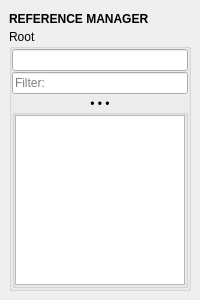
<?xml version="1.0" encoding="UTF-8"?>
<ui version="4.0">
 <class>QtUi</class>
 <widget class="QMainWindow" name="QtUi">
  <property name="enabled">
   <bool>true</bool>
  </property>
  <property name="geometry">
   <rect>
    <x>0</x>
    <y>0</y>
    <width>200</width>
    <height>300</height>
   </rect>
  </property>
  <property name="tabShape">
   <enum>QTabWidget::Triangular</enum>
  </property>
  <property name="dockNestingEnabled">
   <bool>true</bool>
  </property>
  <property name="dockOptions">
   <set>QMainWindow::AllowNestedDocks|QMainWindow::AllowTabbedDocks|QMainWindow::AnimatedDocks|QMainWindow::ForceTabbedDocks</set>
  </property>
  <widget class="QWidget" name="central_widget">
   <property name="minimumSize">
    <size>
     <width>200</width>
     <height>130</height>
    </size>
   </property>
   <layout class="QVBoxLayout" name="verticalLayout_2">
    <item>
     <layout class="QVBoxLayout" name="verticalLayout">
      <property name="spacing">
       <number>0</number>
      </property>
      <item>
       <widget class="Header" name="header">
        <property name="minimumSize">
         <size>
          <width>0</width>
          <height>20</height>
         </size>
        </property>
        <property name="font">
         <font>
          <weight>75</weight>
          <bold>true</bold>
         </font>
        </property>
        <property name="text">
         <string>REFERENCE MANAGER</string>
        </property>
       </widget>
      </item>
      <item>
       <widget class="QGroupBox" name="File">
        <property name="title">
         <string>Root</string>
        </property>
        <layout class="QVBoxLayout" name="verticalLayout_3">
         <property name="spacing">
          <number>1</number>
         </property>
         <property name="leftMargin">
          <number>0</number>
         </property>
         <property name="topMargin">
          <number>0</number>
         </property>
         <property name="rightMargin">
          <number>0</number>
         </property>
         <property name="bottomMargin">
          <number>0</number>
         </property>
         <item>
          <widget class="QLineEdit" name="txt000"/>
         </item>
         <item>
          <widget class="QLineEdit" name="txt001">
           <property name="placeholderText">
            <string>Filter:</string>
           </property>
          </widget>
         </item>
         <item>
          <widget class="CollapsableGroup" name="scenes_group">
           <property name="title">
            <string>• • •</string>
           </property>
           <property name="alignment">
            <set>Qt::AlignCenter</set>
           </property>
           <layout class="QVBoxLayout" name="verticalLayout_4">
            <property name="leftMargin">
             <number>0</number>
            </property>
            <property name="topMargin">
             <number>0</number>
            </property>
            <property name="rightMargin">
             <number>0</number>
            </property>
            <property name="bottomMargin">
             <number>0</number>
            </property>
            <item>
             <widget class="QListWidget" name="list000"/>
            </item>
           </layout>
          </widget>
         </item>
        </layout>
       </widget>
      </item>
     </layout>
    </item>
   </layout>
  </widget>
 </widget>
 <customwidgets>
  <customwidget>
   <class>Header</class>
   <extends>QLabel</extends>
   <header>uitk.widgets.header.Header.h</header>
  </customwidget>
  <customwidget>
   <class>CollapsableGroup</class>
   <extends>QGroupBox</extends>
   <header>uitk.widgets.collapsableGroup.CollapsableGroup.h</header>
   <container>1</container>
  </customwidget>
 </customwidgets>
 <resources/>
 <connections/>
 <designerdata>
  <property name="gridDeltaX">
   <number>5</number>
  </property>
  <property name="gridDeltaY">
   <number>5</number>
  </property>
  <property name="gridSnapX">
   <bool>true</bool>
  </property>
  <property name="gridSnapY">
   <bool>true</bool>
  </property>
  <property name="gridVisible">
   <bool>true</bool>
  </property>
 </designerdata>
</ui>
